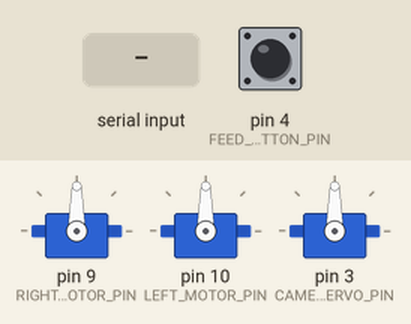
Recording of a sketch running on a simulated Arduino Uno, built with avr-gcc and run on an emulated ATmega328P. Parts: 3 × servo. The test bench sets the inputs (shaded band); at power-on: pin 4 (FEED_BUTTON_PIN) HIGH.

Above: at 1.7 s.
1.8 s: "p,45\n" received over Serial
At 2.7 s:
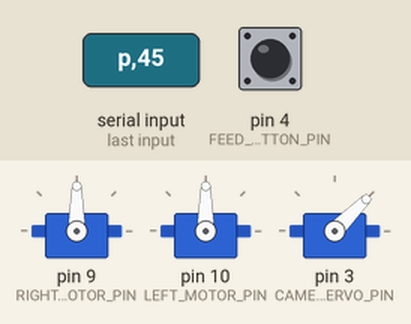
3.3 s: "f90\n" received over Serial
At 4.0 s:
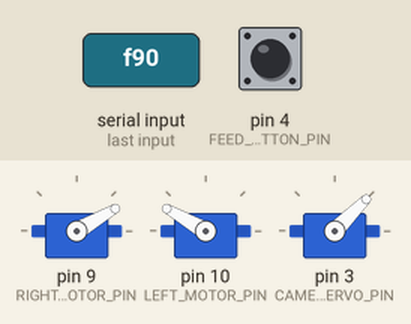
4.8 s: "p90\n" received over Serial
At 6.0 s:
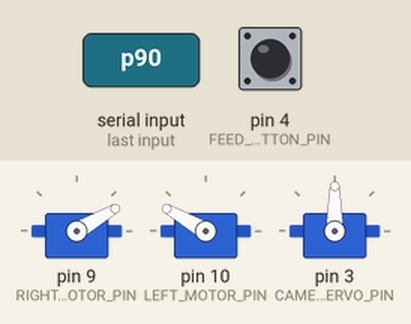
6.3 s: "b90\n" received over Serial
At 7.3 s:
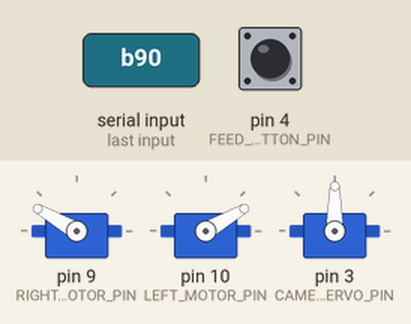
7.8 s: "l90\n" received over Serial
At 8.6 s:
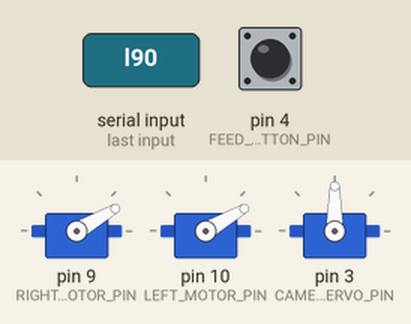
9.3 s: "r90\n" received over Serial
At 10.7 s:
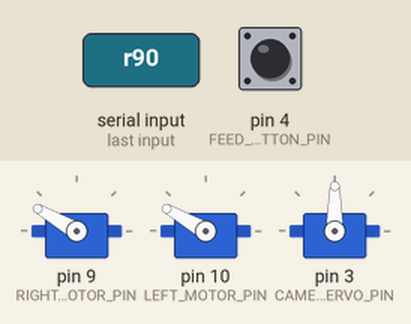
Timing chart, 0 to 11.8 s (numbered marks = the images above; inputs shaded):
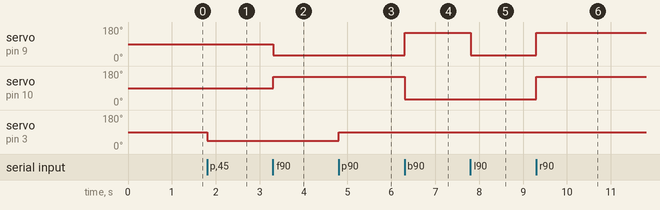

The sketch:

AnimalBody.ino
```cpp
/*
  Arduino Motor Controller (V4 - Continuous Rotation Servo Edition)
  File: motor_controller_v4_continuous_servo.ino

  描述:
  这个程序是为使用两个“连续旋转伺服电机”作为驱动轮的机器人定制的。
  它将来自树莓派的高级指令（如'f'）转换为对伺服电机的特定角度写入（如90, 0, 180）。
  同时，它集成了摄像头俯仰舵机和喂食按钮的功能。

  --- 硬件连接 ---
  - 右轮连续伺服电机 -> Arduino D9
  - 左轮连续伺服电机 -> Arduino D10
  - 摄像头俯仰舵机   -> Arduino D11
  - 喂食按钮         -> Arduino D2 (另一端接GND)

  --- 串口指令 ---
  - 'f': 前进
  - 'b': 后退
  - 'l': 左转
  - 'r': 右转
  - 's': 停止
  - 'u': 摄像头抬头
  - 'd': 摄像头低头
  - 'p<angle>': 设置摄像头到指定角度 (例如: 'p90')
  - (发送到树莓派) 'k': 喂食按钮被按下
*/

#include <Servo.h>

// --- 定义引脚 ---
const int RIGHT_MOTOR_PIN = 9;
const int LEFT_MOTOR_PIN = 10;
const int CAMERA_SERVO_PIN = 3;
const int FEED_BUTTON_PIN = 4;

// --- 创建伺服电机对象 ---
Servo right_motor;
Servo left_motor;
Servo camera_servo;

// --- 配置参数 ---
const int MOTOR_SPEED = 60; // 速度参数，可调 (0-90)。越大越快。

// 摄像头舵机变量
int camera_servo_angle = 90;
const int ANGLE_STEP = 3;
const int MIN_ANGLE = 20;
const int MAX_ANGLE = 160;

// 按钮状态变量
int lastButtonState = HIGH;

void setup() {
  Serial.begin(115200);

  // 连接伺服电机
  right_motor.attach(RIGHT_MOTOR_PIN);
  left_motor.attach(LEFT_MOTOR_PIN);
  camera_servo.attach(CAMERA_SERVO_PIN);

  // 初始化按钮引脚 (使用内置上拉电阻)
  pinMode(FEED_BUTTON_PIN, INPUT_PULLUP);

  // 机器人上电后停止并让摄像头归中
  stopMotors();
  camera_servo.write(camera_servo_angle);
  delay(500);
}

void loop() {
  // 1. 检查来自树莓派的指令
  if (Serial.available() > 0) {
    char command = Serial.read();

    if (command == 'p') {
      int angle = Serial.parseInt();
      setCameraAngle(angle);
    } else {
      switch (command) {
        case 'f': moveForward(); break;
        case 'b': moveBackward(); break;
        case 'l': turnLeft(); break;
        case 'r': turnRight(); break;
        case 's': stopMotors(); break;
        case 'u': camera_servo_angle += ANGLE_STEP; setCameraAngle(camera_servo_angle); break;
        case 'd': camera_servo_angle -= ANGLE_STEP; setCameraAngle(camera_servo_angle); break;
      }
    }
  }

  // 2. 检查按钮是否被按下
  checkFeedButton();

  delay(10); // 短暂延时以稳定系统
}

// --- 动作函数定义 (已适配连续旋转伺服) ---

void moveForward() {
  // 一个正转，一个反转，取决于您的电机安装方向
  // 90 + speed = 一个方向全速, 90 - speed = 另一个方向全速
  left_motor.write(90 + MOTOR_SPEED);
  right_motor.write(90 - MOTOR_SPEED);
}

void moveBackward() {
  left_motor.write(90 - MOTOR_SPEED);
  right_motor.write(90 + MOTOR_SPEED);
}

void turnLeft() {
  // 原地左转：左轮后退，右轮前进
  left_motor.write(90 - MOTOR_SPEED);
  right_motor.write(90 - MOTOR_SPEED);
}

void turnRight() {
  // 原地右转：左轮前进，右轮后退
  left_motor.write(90 + MOTOR_SPEED);
  right_motor.write(90 + MOTOR_SPEED);
}

void stopMotors() {
  // 90度是连续旋转伺服的停止点
  left_motor.write(90);
  right_motor.write(90);
}

void setCameraAngle(int angle) {
  camera_servo_angle = constrain(angle, MIN_ANGLE, MAX_ANGLE);
  camera_servo.write(camera_servo_angle);
}

void checkFeedButton() {
  int buttonState = digitalRead(FEED_BUTTON_PIN);

  // 检查按钮状态是否发生变化（从“未按”到“按下”）
  if (buttonState != lastButtonState) {
    if (buttonState == LOW) { // LOW表示按钮被按下 (因为我们用了INPUT_PULLUP)
      Serial.println('k'); // 向树莓派发送'k'信号
    }
    delay(50); // 简单的延时消抖
  }
  lastButtonState = buttonState;
}
```

Measured:
- after the input at 1.8 s, servo on pin 3 (CAMERA_SERVO_PIN): 90° → 45° at once
- after the input at 3.3 s, servo on pin 9 (RIGHT_MOTOR_PIN): 90° → 30° at once; servo on pin 10 (LEFT_MOTOR_PIN): 90° → 150° at once
- after the input at 4.8 s, servo on pin 3 (CAMERA_SERVO_PIN): 45° → 90° at once
- after the input at 6.3 s, servo on pin 9 (RIGHT_MOTOR_PIN): 30° → 150° at once; servo on pin 10 (LEFT_MOTOR_PIN): 150° → 30° at once
- after the input at 7.8 s, servo on pin 9 (RIGHT_MOTOR_PIN): 150° → 30° at once
- after the input at 9.3 s, servo on pin 9 (RIGHT_MOTOR_PIN), servo on pin 10 (LEFT_MOTOR_PIN): 30° → 150° at once
